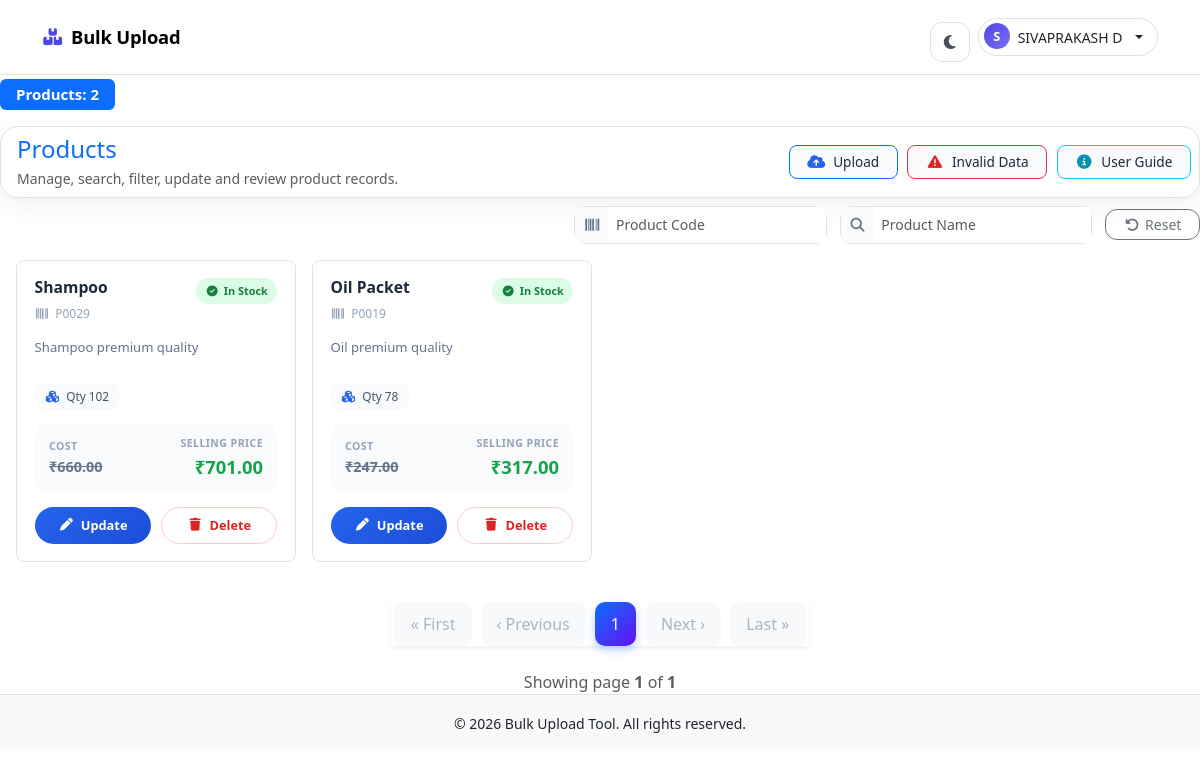
Page /dashboard/ (signed in) on the committed database.
### core/models.py (models this page shows)
class Product_info(models.Model):
    user=models.ForeignKey(User,on_delete=models.CASCADE)
    product_code=models.CharField(max_length=100, unique=True)
    product_name=models.CharField(max_length=100,unique=True)
    description=models.TextField()
    item_category=models.CharField(max_length=500)
    cost_price=models.DecimalField(max_digits=500, decimal_places=2)
    selling_price=models.DecimalField(max_digits=500, decimal_places=2)
    quantity=models.IntegerField(null=False,default=1)
    expire_date=models.DateField(null=True)
    created_at = models.DateTimeField(auto_now_add=True)
    updated_at = models.DateTimeField(auto_now=True)
    history = HistoricalRecords()

### core/views.py (the view, shortened to what this page needs)
# urls.py: path('dashboard/', dashboard, name='tool_dashboard'),
@login_required
def dashboard(request):
    products = Product_info.objects.filter(user=request.user).order_by('-id')
    product_code = request.GET.get('product_code', '').strip()
    product_name = request.GET.get('product_name', '').strip()
    cost_price = request.GET.get('cost_price', '').strip()
    if product_code:
        products = products.filter(product_code__icontains=product_code)
    if product_name:
        first_letter = product_name[0]
        products = products.filter(
            Q(product_name__icontains=product_name) | Q(product_name__istartswith=first_letter)
        )
    paginator = Paginator(products, 10)
    page_number = request.GET.get('page')
    page_obj = paginator.get_page(page_number)
    form = UploadFileForm()
    upload_summary = UploadSummary.objects.filter(user=request.user).first()
    invalid_rows = InvalidUploadRow.objects.filter(user=request.user)
    summary = {
        "success_count": upload_summary.success_count if upload_summary else 0,
        "failed_count": upload_summary.failed_count if upload_summary else 0,
        "invalid_rows": invalid_rows,
    }
    return render(request, 'dashboard.html', {
        'page_obj': page_obj,
        'form': form,
        'summary': summary,
    })

### core/forms.py (shortened to what this page needs)
class UploadFileForm(forms.Form):
    file = forms.FileField(
        label='Select CSV or Excel file',
        widget=forms.ClearableFileInput(attrs={
            'class': 'form-control',
            'accept': '.xlsx',
            'id': 'id_file',
        }),
        help_text='Only .xlsx files are allowed.',
    )

### templates/dashboard.html (shortened to what this page needs)
{% extends 'base.html' %}
{% load static %}
{% block content %}
<link rel="stylesheet" href="{% static 'css/dash.css' %}">
<link rel="stylesheet" href="https://cdnjs.cloudflare.com/ajax/libs/font-awesome/6.5.0/css/all.min.css">
<div class="toast-container position-fixed top-0 end-0 p-3" style="z-index: 9999999;">
</div>
<h5 class="mb-3">
    <span class="badge bg-primary px-3 py-2 mt-1">
        Products: {{ page_obj.paginator.count }}
    </span>
</h5>
<div class="products-toolbar mb-2 p-2 border">
    <div class="toolbar-left ms-2">
        <h4 class="section-title mb-1 text-primary ">Products</h4>
        <p class="text-muted mb-0 small">Manage, search, filter, update and review product records.</p>
    </div>
    <div class="toolbar-menu">
        <button type="button" class="toolbar-menu-item toolbar-menu-item-upload border border-primary"
            data-bs-toggle="modal" data-bs-target="#uploadModal">
            <i class="fa-solid fa-cloud-arrow-up"></i>
            <span>Upload</span>
        </button>
        <a href="{% url 'upload_data_error' %}" class="toolbar-menu-item toolbar-menu-item-danger border border-danger">
            <i class="fa-solid fa-triangle-exclamation"></i>
            <span>Invalid Data</span>
        </a>
        <button type="button" class="toolbar-menu-item toolbar-menu-item-info border border-info" data-bs-toggle="modal"
            data-bs-target="#userGuideModal">
            <i class="fa-solid fa-circle-info"></i>
            <span>User Guide</span>
        </button>
    </div>
</div>
<form method="get" id="filterForm" class="products-filter-form" action="{% url 'tool_dashboard' %}">
    <div class="filter-group">
        <div class="input-group input-group-sm filter-control">
            <span class="input-group-text"><i class="fa-solid fa-barcode"></i></span>
            <input type="text" name="product_code" class="form-control" placeholder="Product Code"
                value="{{ request.GET.product_code }}">
        </div>
    </div>
    <div class="filter-group">
        <div class="input-group input-group-sm filter-control">
            <span class="input-group-text"><i class="fa-solid fa-magnifying-glass"></i></span>
            <input type="text" name="product_name" class="form-control" placeholder="Product Name"
                value="{{ request.GET.product_name }}">
        </div>
    </div>
    <div class="filter-actions">
        <a href="{% url 'tool_dashboard' %}" class="btn btn-outline-secondary btn-sm action-btn">
            <i class="fa-solid fa-rotate-left me-1"></i>Reset
        </a>
    </div>
</form>
<div class="row g-3 mb-3 p-3">
    {% if page_obj %}
    {% for i in page_obj %}
    <div class="col-xl-3 col-lg-4 col-md-6">
        <div class="product-card">
            <div class="product-card-top">
                <div class="product-card-heading">
                    <h5 class="product-card-title" title="{{ i.product_name }}">{{ i.product_name }}</h5>
                    <span class="product-card-code"><i class="fa-solid fa-barcode"></i>{{ i.product_code }}</span>
                </div>
                {% if i.quantity %}
                <span class="stock-badge stock-in"><i class="fa-solid fa-circle-check"></i>In Stock</span>
                {% else %}
                <span class="stock-badge stock-out"><i class="fa-solid fa-circle-xmark"></i>Out</span>
                {% endif %}
            </div>
            <p class="product-card-desc">{{ i.description|default:"No description available." }}</p>
            <div class="product-card-meta">
                <span class="meta-chip"><i class="fa-solid fa-cubes"></i>Qty {{ i.quantity }}</span>
            </div>
            <div class="product-card-price">
                <div>
                    <span class="price-label">Cost</span>
                    <span class="price-cost">₹{{ i.cost_price }}</span>
                </div>
                <div class="text-end">
                    <span class="price-label">Selling Price</span>
                    <span class="price-sell">₹{{ i.selling_price }}</span>
                </div>
            </div>
            <div class="product-card-actions">
                <button class="btn-pill btn-pill-primary" data-bs-toggle="modal"
                    data-bs-target="#updateModal{{ i.id }}">
                    <i class="fa-solid fa-pen"></i>Update
                </button>
                <a href="{% url 'product_delete' i.id %}" class="btn-pill btn-pill-danger js-delete-product"
                    data-product-name="{{ i.product_name }}">
                    <i class="fa-solid fa-trash"></i>Delete
                </a>
            </div>
        </div>
    </div>
    {% endfor %}
    {% else %}
    <div class="col-12">
        <div class="alert alert-info text-center">No Products Available</div>
    </div>
    {% endif %}
</div>
<nav class="d-flex justify-content-center mt-4">
    <ul class="pagination shadow-sm">
        {% if page_obj.has_previous %}
        <li class="page-item">
            <a class="page-link"
                href="?page=1{% if request.GET.product_code %}&product_code={{ request.GET.product_code }}{% endif %}{% if request.GET.product_name %}&product_name={{ request.GET.product_name }}{% endif %}{% if request.GET.cost_price %}&cost_price={{ request.GET.cost_price }}{% endif %}">&laquo;
                First</a>
        </li>
        <li class="page-item">
            <a class="page-link"
                href="?page={{ page_obj.previous_page_number }}{% if request.GET.product_code %}&product_code={{ request.GET.product_code }}{% endif %}{% if request.GET.product_name %}&product_name={{ request.GET.product_name }}{% endif %}{% if request.GET.cost_price %}&cost_price={{ request.GET.cost_price }}{% endif %}">&lsaquo;
                Previous</a>
        </li>
        {% else %}
        <li class="page-item disabled"><span class="page-link">&laquo; First</span></li>
        <li class="page-item disabled"><span class="page-link">&lsaquo; Previous</span></li>
        {% endif %}
        {% for num in page_obj.paginator.page_range %}
        {% if page_obj.number == num %}
        <li class="page-item active"><span class="page-link">{{ num }}</span></li>
            {% endif %}
            {% endfor %}
            {% if page_obj.has_next %}
            <li class="page-item">
                <a class="page-link"
                    href="?page={{ page_obj.next_page_number }}{% if request.GET.product_code %}&product_code={{ request.GET.product_code }}{% endif %}{% if request.GET.product_name %}&product_name={{ request.GET.product_name }}{% endif %}{% if request.GET.cost_price %}&cost_price={{ request.GET.cost_price }}{% endif %}">Next
                    &rsaquo;</a>
            </li>
            <li class="page-item">
                <a class="page-link"
                    href="?page={{ page_obj.paginator.num_pages }}{% if request.GET.product_code %}&product_code={{ request.GET.product_code }}{% endif %}{% if request.GET.product_name %}&product_name={{ request.GET.product_name }}{% endif %}{% if request.GET.cost_price %}&cost_price={{ request.GET.cost_price }}{% endif %}">Last
                    &raquo;</a>
            </li>
            {% else %}
            <li class="page-item disabled"><span class="page-link">Next &rsaquo;</span></li>
            <li class="page-item disabled"><span class="page-link">Last &raquo;</span></li>
            {% endif %}
    </ul>
</nav>
{% if page_obj %}
<div class="text-center mt-2 text-muted">
    Showing page <strong>{{ page_obj.number }}</strong> of <strong>{{ page_obj.paginator.num_pages }}</strong>
</div>
{% endif %}
{% endblock %}

### templates/navbar.html (shortened to what this page needs)
{% load static %}
<link rel="stylesheet" href="https://cdnjs.cloudflare.com/ajax/libs/font-awesome/6.5.0/css/all.min.css">
<nav class="navbar navbar-expand-lg bg-body border-bottom modern-navbar">
  <div class="container">
    <a class="navbar-brand d-flex align-items-center gap-2 fw-bold" href="{% url 'tool_dashboard' %}">
      <i class="fa-solid fa-boxes-stacked" aria-hidden="true"></i>
      <span>Bulk Upload</span>
    </a>
    <div class="collapse navbar-collapse" id="navbarNav">
      <div class="d-flex align-items-center gap-2 ms-lg-auto">
        <button type="button" class="theme-toggle-btn" id="themeToggle" aria-label="Toggle theme">
          <i class="fa-solid fa-moon" aria-hidden="true"></i>
        </button>
        {% if user.is_authenticated %}
        <div class="dropdown">
          <button class="btn user-menu-btn d-flex align-items-center gap-2 dropdown-toggle" type="button"
            data-bs-toggle="dropdown" aria-expanded="false">
            <span
              class="user-avatar-sm badge rounded-circle text-white d-inline-flex align-items-center justify-content-center">
              {{ user.first_name|default:user.username|slice:":1"|upper }}
            </span>
            <span class="d-inline small fw-medium user-fullname">
              {{ user.get_full_name|default:user.username }}
            </span>
          </button>
        </div>
        {% elif request.resolver_match.url_name == 'tool_signup_info' %}
        <a class="btn btn-nav-primary text-white" href="{% url 'tool_login_info' %}">
          <i class="fa-solid fa-right-to-bracket me-2"></i>Login
        </a>
        {% elif request.resolver_match.url_name == 'tool_login_info' %}
        {% if registration_enabled %}
        <a class="btn btn-nav-primary text-white" href="{% url 'tool_signup_info' %}">
          <i class="fa-solid fa-user-plus me-2"></i>Signup
        </a>
        {% endif %}
        {% else %}
        {% if registration_enabled %}
        <a class="btn btn-nav-primary text-white" href="{% url 'tool_signup_info' %}">
          <i class="fa-solid fa-right-to-bracket me-2"></i>Signup
        </a>
        {% endif %}
        {% endif %}
      </div>
    </div>
  </div>
</nav>

### static/css/main.css (style rules this page uses)
* { padding: 0%; margin: 0%; box-sizing: border-box; }
.navbar { height:75px; }
.pagination .page-link { color: #0d6efd; border-radius: 10px; margin: 0 4px; border: none; padding: 10px 16px; transition: all 0.3s ease; }
.pagination .page-item.active .page-link { background: linear-gradient(135deg, #0d6efd, #6610f2); border: none; color: #fff; box-shadow: 0 4px 10px rgba(13,110,253,.3); }
.pagination .page-item.disabled .page-link { color: #adb5bd; background: #f8f9fa; }
.pagination { gap: 6px; }

### templates/navbar.html (style rules this page uses)
:root { --nav-accent: #4f46e5; --nav-accent-light: #eef2ff; }
.modern-navbar { padding: 0.65rem 0; backdrop-filter: blur(8px); z-index: 9999; }
.modern-navbar .navbar-brand { font-size: 1.15rem; letter-spacing: -0.01em; }
.modern-navbar .navbar-brand i { font-size: 1.05rem; color: var(--nav-accent); }
.theme-toggle-btn { width: 40px; height: 40px; border-radius: 12px; margin-top: 10px; border: 1px solid var(--bs-border-color, #e5e7eb); background: transparent; display: inline-flex; align-items: center; justify-content: center; color: #495057; transition: background .15s ease, color .15s ease, border-color .15s ease, transform .15s ease; }
.user-menu-btn { border-radius: 999px; padding: 0.3rem 0.9rem 0.3rem 0.3rem; border: 1px solid var(--bs-border-color, #e5e7eb); background: transparent; transition: all 0.15s ease; }
.user-avatar-sm { width: 26px; height: 26px; font-size: 0.8rem; font-weight: 600; background: linear-gradient(135deg, var(--nav-accent), #7c6cf2); }
.user-fullname { max-width: 140px; overflow: hidden; text-overflow: ellipsis; white-space: nowrap; }
@media (min-width: 768px) { .user-fullname { max-width: 220px; } }

### rows in the picture
Product_info: product_name "Shampoo", product_code "P0029", shows "In Stock", description "Shampoo premium quality", quantity "102", cost_price "660.00", selling_price "701.00"
Product_info: product_name "Oil Packet", product_code "P0019", shows "In Stock", description "Oil premium quality", quantity "78", cost_price "247.00", selling_price "317.00"

### other values in the picture
{{ user.first_name|default:user.username|slice:":1"|upper }} "S"
{{ user.get_full_name|default:user.username }} "SIVAPRAKASH D"
{{ page_obj.paginator.count }} "2"
{{ num }} "1"
{{ page_obj.number }} "1"
{{ page_obj.paginator.num_pages }} "1"
